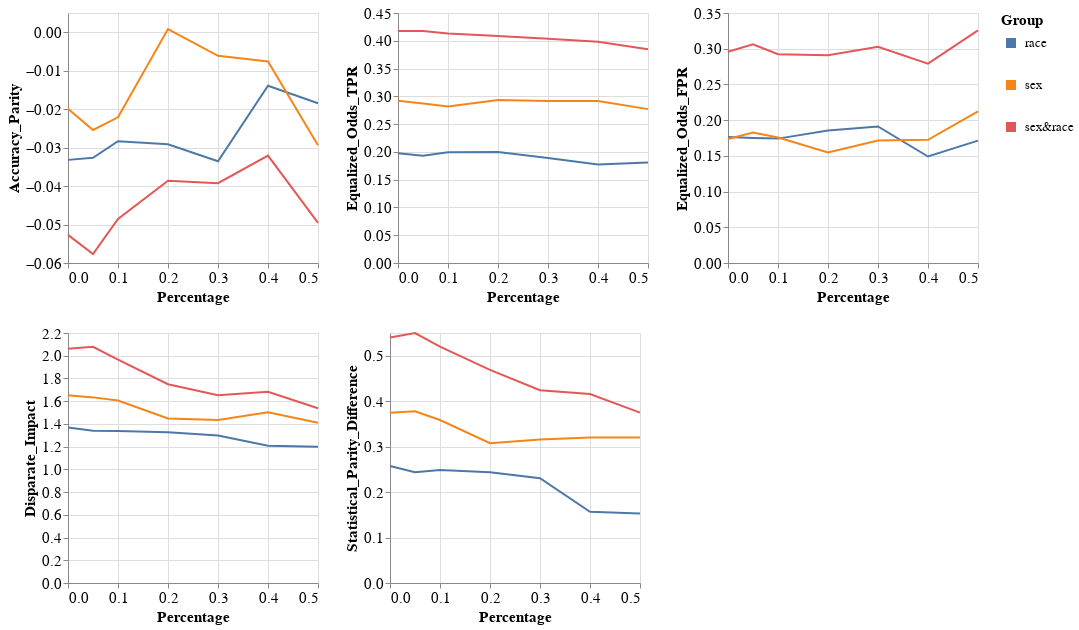

Notebook code cell kept with this figure:
### Code cell
visualizer.create_groups_grid_pct_lines_plot(model_name=MODEL_NAMES[0],
                                             target_preprocessing_technique=PREPROCESSING_TECHNIQUES[0],
                                             group_metrics_type='fairness')

### Figure 1 — Vega-Lite specification as saved in the notebook (floating-point values rounded to 4 significant figures)
{"config": {"view": {"continuousWidth": 400, "continuousHeight": 300}, "axis": {"labelFontSize": 15, "titleFontSize": 15}, "legend": {"labelFontSize": 13, "symbolStrokeWidth": 10, "titleFontSize": 15}}, "vconcat": [{"hconcat": [{"mark": "line", "encoding": {"color": {"field": "Group", "type": "nominal"}, "x": {"field": "Percentage", "type": "quantitative"}, "y": {"field": "Metric_Value", "title": "Accuracy_Parity", "type": "quantitative"}}, "height": 250, "width": 250}, {"data": {"name": "data-66c8a2f9c8c13ef942fb9088ef1237d5"}, "mark": "line", "encoding": {"color": {"field": "Group", "type": "nominal"}, "x": {"field": "Percentage", "type": "quantitative"}, "y": {"field": "Metric_Value", "title": "Equalized_Odds_TPR", "type": "quantitative"}}, "height": 250, "width": 250}, {"data": {"name": "data-0fe457a7a1d43b9ed866d09e31e065fb"}, "mark": "line", "encoding": {"color": {"field": "Group", "type": "nominal"}, "x": {"field": "Percentage", "type": "quantitative"}, "y": {"field": "Metric_Value", "title": "Equalized_Odds_FPR", "type": "quantitative"}}, "height": 250, "width": 250}]}, {"hconcat": [{"mark": "line", "encoding": {"color": {"field": "Group", "type": "nominal"}, "x": {"field": "Percentage", "type": "quantitative"}, "y": {"field": "Metric_Value", "title": "Disparate_Impact", "type": "quantitative"}}, "height": 250, "width": 250}, {"data": {"name": "data-cad8e9adb11bb237bf45e5c5809b882f"}, "mark": "line", "encoding": {"color": {"field": "Group", "type": "nominal"}, "x": {"field": "Percentage", "type": "quantitative"}, "y": {"field": "Metric_Value", "title": "Statistical_Parity_Difference", "type": "quantitative"}}, "height": 250, "width": 250}], "data": {"name": "data-922e0f9b3934c06c74b23ed86dd5b6c0"}}], "data": {"name": "data-c0032ca0b63a2e277ceac1dd9041275d"}, "$schema": "https://vega.github.io/schema/vega-lite/v4.17.0.json", "datasets": {"data-c0032ca0b63a2e277ceac1dd9041275d": [{"Model_Name": "DecisionTreeClassifier", "Metric": "Accuracy_Parity", "Group": "race", "Metric_Value": -0.03319, "Percentage": 0.0}, {"Model_Name": "DecisionTreeClassifier", "Metric": "Accuracy_Parity", "Group": "sex", "Metric_Value": -0.0199, "Percentage": 0.0}, {"Model_Name": "DecisionTreeClassifier", "Metric": "Accuracy_Parity", "Group": "sex&race", "Metric_Value": -0.05269, "Percentage": 0.0}, {"Model_Name": "DecisionTreeClassifier", "Metric": "Accuracy_Parity", "Group": "race", "Metric_Value": -0.03264, "Percentage": 0.05}, {"Model_Name": "DecisionTreeClassifier", "Metric": "Accuracy_Parity", "Group": "sex", "Metric_Value": -0.02541, "Percentage": 0.05}, {"Model_Name": "DecisionTreeClassifier", "Metric": "Accuracy_Parity", "Group": "sex&race", "Metric_Value": -0.05766, "Percentage": 0.05}, {"Model_Name": "DecisionTreeClassifier", "Metric": "Accuracy_Parity", "Group": "race", "Metric_Value": -0.02832, "Percentage": 0.1}, {"Model_Name": "DecisionTreeClassifier", "Metric": "Accuracy_Parity", "Group": "sex", "Metric_Value": -0.02212, "Percentage": 0.1}, {"Model_Name": "DecisionTreeClassifier", "Metric": "Accuracy_Parity", "Group": "sex&race", "Metric_Value": -0.04857, "Percentage": 0.1}, {"Model_Name": "DecisionTreeClassifier", "Metric": "Accuracy_Parity", "Group": "race", "Metric_Value": -0.02911, "Percentage": 0.2}, {"Model_Name": "DecisionTreeClassifier", "Metric": "Accuracy_Parity", "Group": "sex", "Metric_Value": 0.000831, "Percentage": 0.2}, {"Model_Name": "DecisionTreeClassifier", "Metric": "Accuracy_Parity", "Group": "sex&race", "Metric_Value": -0.03861, "Percentage": 0.2}, {"Model_Name": "DecisionTreeClassifier", "Metric": "Accuracy_Parity", "Group": "race", "Metric_Value": -0.03355, "Percentage": 0.3}, {"Model_Name": "DecisionTreeClassifier", "Metric": "Accuracy_Parity", "Group": "sex", "Metric_Value": -0.006129, "Percentage": 0.3}, {"Model_Name": "DecisionTreeClassifier", "Metric": "Accuracy_Parity", "Group": "sex&race", "Metric_Value": -0.03924, "Percentage": 0.3}, {"Model_Name": "DecisionTreeClassifier", "Metric": "Accuracy_Parity", "Group": "race", "Metric_Value": -0.01392, "Percentage": 0.4}, {"Model_Name": "DecisionTreeClassifier", "Metric": "Accuracy_Parity", "Group": "sex", "Metric_Value": -0.007592, "Percentage": 0.4}, {"Model_Name": "DecisionTreeClassifier", "Metric": "Accuracy_Parity", "Group": "sex&race", "Metric_Value": -0.03208, "Percentage": 0.4}, {"Model_Name": "DecisionTreeClassifier", "Metric": "Accuracy_Parity", "Group": "race", "Metric_Value": -0.01846, "Percentage": 0.5}, {"Model_Name": "DecisionTreeClassifier", "Metric": "Accuracy_Parity", "Group": "sex", "Metric_Value": -0.02936, "Percentage": 0.5}, {"Model_Name": "DecisionTreeClassifier", "Metric": "Accuracy_Parity", "Group": "sex&race", "Metric_Value": -0.04956, "Percentage": 0.5}], "data-66c8a2f9c8c13ef942fb9088ef1237d5": [{"Model_Name": "DecisionTreeClassifier", "Metric": "Equalized_Odds_TPR", "Group": "race", "Metric_Value": 0.1976, "Percentage": 0.0}, {"Model_Name": "DecisionTreeClassifier", "Metric": "Equalized_Odds_TPR", "Group": "sex", "Metric_Value": 0.2919, "Percentage": 0.0}, {"Model_Name": "DecisionTreeClassifier", "Metric": "Equalized_Odds_TPR", "Group": "sex&race", "Metric_Value": 0.4175, "Percentage": 0.0}, {"Model_Name": "DecisionTreeClassifier", "Metric": "Equalized_Odds_TPR", "Group": "race", "Metric_Value": 0.1929, "Percentage": 0.05}, {"Model_Name": "DecisionTreeClassifier", "Metric": "Equalized_Odds_TPR", "Group": "sex", "Metric_Value": 0.2872, "Percentage": 0.05}, {"Model_Name": "DecisionTreeClassifier", "Metric": "Equalized_Odds_TPR", "Group": "sex&race", "Metric_Value": 0.4176, "Percentage": 0.05}, {"Model_Name": "DecisionTreeClassifier", "Metric": "Equalized_Odds_TPR", "Group": "race", "Metric_Value": 0.1995, "Percentage": 0.1}, {"Model_Name": "DecisionTreeClassifier", "Metric": "Equalized_Odds_TPR", "Group": "sex", "Metric_Value": 0.2815, "Percentage": 0.1}, {"Model_Name": "DecisionTreeClassifier", "Metric": "Equalized_Odds_TPR", "Group": "sex&race", "Metric_Value": 0.413, "Percentage": 0.1}, {"Model_Name": "DecisionTreeClassifier", "Metric": "Equalized_Odds_TPR", "Group": "race", "Metric_Value": 0.2, "Percentage": 0.2}, {"Model_Name": "DecisionTreeClassifier", "Metric": "Equalized_Odds_TPR", "Group": "sex", "Metric_Value": 0.2935, "Percentage": 0.2}, {"Model_Name": "DecisionTreeClassifier", "Metric": "Equalized_Odds_TPR", "Group": "sex&race", "Metric_Value": 0.4088, "Percentage": 0.2}, {"Model_Name": "DecisionTreeClassifier", "Metric": "Equalized_Odds_TPR", "Group": "race", "Metric_Value": 0.189, "Percentage": 0.3}, {"Model_Name": "DecisionTreeClassifier", "Metric": "Equalized_Odds_TPR", "Group": "sex", "Metric_Value": 0.2916, "Percentage": 0.3}, {"Model_Name": "DecisionTreeClassifier", "Metric": "Equalized_Odds_TPR", "Group": "sex&race", "Metric_Value": 0.4035, "Percentage": 0.3}, {"Model_Name": "DecisionTreeClassifier", "Metric": "Equalized_Odds_TPR", "Group": "race", "Metric_Value": 0.1774, "Percentage": 0.4}, {"Model_Name": "DecisionTreeClassifier", "Metric": "Equalized_Odds_TPR", "Group": "sex", "Metric_Value": 0.2914, "Percentage": 0.4}, {"Model_Name": "DecisionTreeClassifier", "Metric": "Equalized_Odds_TPR", "Group": "sex&race", "Metric_Value": 0.3983, "Percentage": 0.4}, {"Model_Name": "DecisionTreeClassifier", "Metric": "Equalized_Odds_TPR", "Group": "race", "Metric_Value": 0.1807, "Percentage": 0.5}, {"Model_Name": "DecisionTreeClassifier", "Metric": "Equalized_Odds_TPR", "Group": "sex", "Metric_Value": 0.277, "Percentage": 0.5}, {"Model_Name": "DecisionTreeClassifier", "Metric": "Equalized_Odds_TPR", "Group": "sex&race", "Metric_Value": 0.3849, "Percentage": 0.5}], "data-0fe457a7a1d43b9ed866d09e31e065fb": [{"Model_Name": "DecisionTreeClassifier", "Metric": "Equalized_Odds_FPR", "Group": "race", "Metric_Value": 0.1764, "Percentage": 0.0}, {"Model_Name": "DecisionTreeClassifier", "Metric": "Equalized_Odds_FPR", "Group": "sex", "Metric_Value": 0.1737, "Percentage": 0.0}, {"Model_Name": "DecisionTreeClassifier", "Metric": "Equalized_Odds_FPR", "Group": "sex&race", "Metric_Value": 0.2958, "Percentage": 0.0}, {"Model_Name": "DecisionTreeClassifier", "Metric": "Equalized_Odds_FPR", "Group": "race", "Metric_Value": 0.175, "Percentage": 0.05}, {"Model_Name": "DecisionTreeClassifier", "Metric": "Equalized_Odds_FPR", "Group": "sex", "Metric_Value": 0.1827, "Percentage": 0.05}, {"Model_Name": "DecisionTreeClassifier", "Metric": "Equalized_Odds_FPR", "Group": "sex&race", "Metric_Value": 0.3061, "Percentage": 0.05}, {"Model_Name": "DecisionTreeClassifier", "Metric": "Equalized_Odds_FPR", "Group": "race", "Metric_Value": 0.1741, "Percentage": 0.1}, {"Model_Name": "DecisionTreeClassifier", "Metric": "Equalized_Odds_FPR", "Group": "sex", "Metric_Value": 0.1757, "Percentage": 0.1}, {"Model_Name": "DecisionTreeClassifier", "Metric": "Equalized_Odds_FPR", "Group": "sex&race", "Metric_Value": 0.2923, "Percentage": 0.1}, {"Model_Name": "DecisionTreeClassifier", "Metric": "Equalized_Odds_FPR", "Group": "race", "Metric_Value": 0.1854, "Percentage": 0.2}, {"Model_Name": "DecisionTreeClassifier", "Metric": "Equalized_Odds_FPR", "Group": "sex", "Metric_Value": 0.1548, "Percentage": 0.2}, {"Model_Name": "DecisionTreeClassifier", "Metric": "Equalized_Odds_FPR", "Group": "sex&race", "Metric_Value": 0.2908, "Percentage": 0.2}, {"Model_Name": "DecisionTreeClassifier", "Metric": "Equalized_Odds_FPR", "Group": "race", "Metric_Value": 0.1912, "Percentage": 0.3}, {"Model_Name": "DecisionTreeClassifier", "Metric": "Equalized_Odds_FPR", "Group": "sex", "Metric_Value": 0.1713, "Percentage": 0.3}, {"Model_Name": "DecisionTreeClassifier", "Metric": "Equalized_Odds_FPR", "Group": "sex&race", "Metric_Value": 0.3028, "Percentage": 0.3}, {"Model_Name": "DecisionTreeClassifier", "Metric": "Equalized_Odds_FPR", "Group": "race", "Metric_Value": 0.1491, "Percentage": 0.4}, {"Model_Name": "DecisionTreeClassifier", "Metric": "Equalized_Odds_FPR", "Group": "sex", "Metric_Value": 0.1724, "Percentage": 0.4}, {"Model_Name": "DecisionTreeClassifier", "Metric": "Equalized_Odds_FPR", "Group": "sex&race", "Metric_Value": 0.279, "Percentage": 0.4}, {"Model_Name": "DecisionTreeClassifier", "Metric": "Equalized_Odds_FPR", "Group": "race", "Metric_Value": 0.1713, "Percentage": 0.5}, {"Model_Name": "DecisionTreeClassifier", "Metric": "Equalized_Odds_FPR", "Group": "sex", "Metric_Value": 0.2124, "Percentage": 0.5}, {"Model_Name": "DecisionTreeClassifier", "Metric": "Equalized_Odds_FPR", "Group": "sex&race", "Metric_Value": 0.3257, "Percentage": 0.5}], "data-922e0f9b3934c06c74b23ed86dd5b6c0": [{"Model_Name": "DecisionTreeClassifier", "Metric": "Disparate_Impact", "Group": "race", "Metric_Value": 1.369, "Percentage": 0.0}, {"Model_Name": "DecisionTreeClassifier", "Metric": "Disparate_Impact", "Group": "sex", "Metric_Value": 1.651, "Percentage": 0.0}, {"Model_Name": "DecisionTreeClassifier", "Metric": "Disparate_Impact", "Group": "sex&race", "Metric_Value": 2.061, "Percentage": 0.0}, {"Model_Name": "DecisionTreeClassifier", "Metric": "Disparate_Impact", "Group": "race", "Metric_Value": 1.34, "Percentage": 0.05}, {"Model_Name": "DecisionTreeClassifier", "Metric": "Disparate_Impact", "Group": "sex", "Metric_Value": 1.633, "Percentage": 0.05}, {"Model_Name": "DecisionTreeClassifier", "Metric": "Disparate_Impact", "Group": "sex&race", "Metric_Value": 2.079, "Percentage": 0.05}, {"Model_Name": "DecisionTreeClassifier", "Metric": "Disparate_Impact", "Group": "race", "Metric_Value": 1.338, "Percentage": 0.1}, {"Model_Name": "DecisionTreeClassifier", "Metric": "Disparate_Impact", "Group": "sex", "Metric_Value": 1.605, "Percentage": 0.1}, {"Model_Name": "DecisionTreeClassifier", "Metric": "Disparate_Impact", "Group": "sex&race", "Metric_Value": 1.965, "Percentage": 0.1}, {"Model_Name": "DecisionTreeClassifier", "Metric": "Disparate_Impact", "Group": "race", "Metric_Value": 1.326, "Percentage": 0.2}, {"Model_Name": "DecisionTreeClassifier", "Metric": "Disparate_Impact", "Group": "sex", "Metric_Value": 1.448, "Percentage": 0.2}, {"Model_Name": "DecisionTreeClassifier", "Metric": "Disparate_Impact", "Group": "sex&race", "Metric_Value": 1.749, "Percentage": 0.2}, {"Model_Name": "DecisionTreeClassifier", "Metric": "Disparate_Impact", "Group": "race", "Metric_Value": 1.299, "Percentage": 0.3}, {"Model_Name": "DecisionTreeClassifier", "Metric": "Disparate_Impact", "Group": "sex", "Metric_Value": 1.435, "Percentage": 0.3}, {"Model_Name": "DecisionTreeClassifier", "Metric": "Disparate_Impact", "Group": "sex&race", "Metric_Value": 1.652, "Percentage": 0.3}, {"Model_Name": "DecisionTreeClassifier", "Metric": "Disparate_Impact", "Group": "race", "Metric_Value": 1.207, "Percentage": 0.4}, {"Model_Name": "DecisionTreeClassifier", "Metric": "Disparate_Impact", "Group": "sex", "Metric_Value": 1.502, "Percentage": 0.4}, {"Model_Name": "DecisionTreeClassifier", "Metric": "Disparate_Impact", "Group": "sex&race", "Metric_Value": 1.683, "Percentage": 0.4}, {"Model_Name": "DecisionTreeClassifier", "Metric": "Disparate_Impact", "Group": "race", "Metric_Value": 1.199, "Percentage": 0.5}, {"Model_Name": "DecisionTreeClassifier", "Metric": "Disparate_Impact", "Group": "sex", "Metric_Value": 1.411, "Percentage": 0.5}, {"Model_Name": "DecisionTreeClassifier", "Metric": "Disparate_Impact", "Group": "sex&race", "Metric_Value": 1.537, "Percentage": 0.5}], "data-cad8e9adb11bb237bf45e5c5809b882f": [{"Model_Name": "DecisionTreeClassifier", "Metric": "Statistical_Parity_Difference", "Group": "race", "Metric_Value": 0.2575, "Percentage": 0.0}, {"Model_Name": "DecisionTreeClassifier", "Metric": "Statistical_Parity_Difference", "Group": "sex", "Metric_Value": 0.3747, "Percentage": 0.0}, {"Model_Name": "DecisionTreeClassifier", "Metric": "Statistical_Parity_Difference", "Group": "sex&race", "Metric_Value": 0.5402, "Percentage": 0.0}, {"Model_Name": "DecisionTreeClassifier", "Metric": "Statistical_Parity_Difference", "Group": "race", "Metric_Value": 0.2437, "Percentage": 0.05}, {"Model_Name": "DecisionTreeClassifier", "Metric": "Statistical_Parity_Difference", "Group": "sex", "Metric_Value": 0.3779, "Percentage": 0.05}, {"Model_Name": "DecisionTreeClassifier", "Metric": "Statistical_Parity_Difference", "Group": "sex&race", "Metric_Value": 0.5499, "Percentage": 0.05}, {"Model_Name": "DecisionTreeClassifier", "Metric": "Statistical_Parity_Difference", "Group": "race", "Metric_Value": 0.2485, "Percentage": 0.1}, {"Model_Name": "DecisionTreeClassifier", "Metric": "Statistical_Parity_Difference", "Group": "sex", "Metric_Value": 0.3586, "Percentage": 0.1}, {"Model_Name": "DecisionTreeClassifier", "Metric": "Statistical_Parity_Difference", "Group": "sex&race", "Metric_Value": 0.5199, "Percentage": 0.1}, {"Model_Name": "DecisionTreeClassifier", "Metric": "Statistical_Parity_Difference", "Group": "race", "Metric_Value": 0.2438, "Percentage": 0.2}, {"Model_Name": "DecisionTreeClassifier", "Metric": "Statistical_Parity_Difference", "Group": "sex", "Metric_Value": 0.3076, "Percentage": 0.2}, {"Model_Name": "DecisionTreeClassifier", "Metric": "Statistical_Parity_Difference", "Group": "sex&race", "Metric_Value": 0.469, "Percentage": 0.2}, {"Model_Name": "DecisionTreeClassifier", "Metric": "Statistical_Parity_Difference", "Group": "race", "Metric_Value": 0.2304, "Percentage": 0.3}, {"Model_Name": "DecisionTreeClassifier", "Metric": "Statistical_Parity_Difference", "Group": "sex", "Metric_Value": 0.3155, "Percentage": 0.3}, {"Model_Name": "DecisionTreeClassifier", "Metric": "Statistical_Parity_Difference", "Group": "sex&race", "Metric_Value": 0.4241, "Percentage": 0.3}, {"Model_Name": "DecisionTreeClassifier", "Metric": "Statistical_Parity_Difference", "Group": "race", "Metric_Value": 0.1566, "Percentage": 0.4}, {"Model_Name": "DecisionTreeClassifier", "Metric": "Statistical_Parity_Difference", "Group": "sex", "Metric_Value": 0.32, "Percentage": 0.4}, {"Model_Name": "DecisionTreeClassifier", "Metric": "Statistical_Parity_Difference", "Group": "sex&race", "Metric_Value": 0.4157, "Percentage": 0.4}, {"Model_Name": "DecisionTreeClassifier", "Metric": "Statistical_Parity_Difference", "Group": "race", "Metric_Value": 0.153, "Percentage": 0.5}, {"Model_Name": "DecisionTreeClassifier", "Metric": "Statistical_Parity_Difference", "Group": "sex", "Metric_Value": 0.32, "Percentage": 0.5}, {"Model_Name": "DecisionTreeClassifier", "Metric": "Statistical_Parity_Difference", "Group": "sex&race", "Metric_Value": 0.3749, "Percentage": 0.5}]}}
